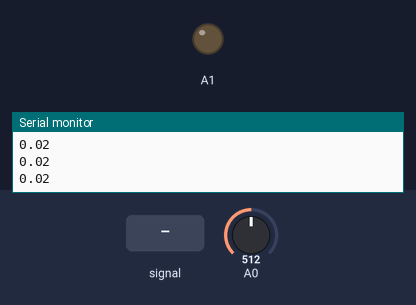
Recording of a sketch running on a simulated Arduino Uno, built with avr-gcc and run on an emulated ATmega328P. Shown: output pins drawn as LEDs (lit = HIGH), the last lines printed to the serial monitor. Inputs (shaded band) come from the test bench; at power-on: A0 = 512.

Above: at 1.2 s.
1.3 s: A0 fed a 2 Hz sine of ±306 counts around its level
At 4.0 s:
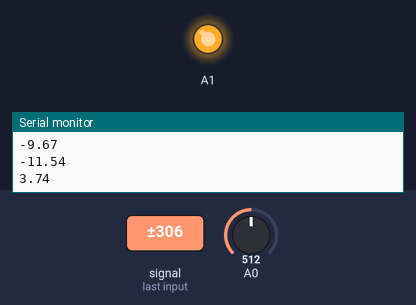
4.3 s: A0 set to 523
5.8 s: A0 set to 511
At 6.5 s:
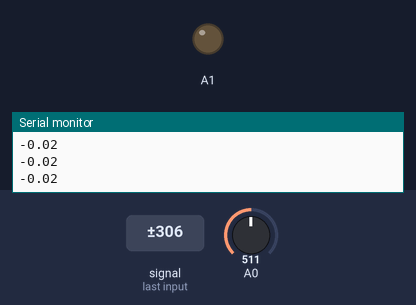
Timing chart, 0 to 8.8 s (numbered marks = the images above; inputs shaded):
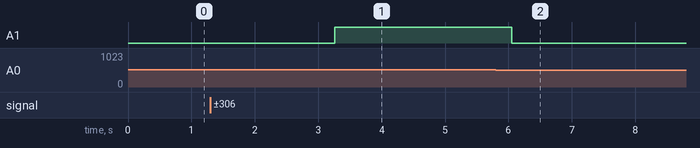

Measured:
- after the input at 1.3 s, A1: LOW → HIGH after 2.0 s
- after the input at 4.3 s, every drawn part: stays the same
- after the input at 5.8 s, A1: HIGH → LOW after 0.26 s

The sketch:

sketch_may11a.ino
```cpp
// Sensibilidad del sensor en V/A
//float SENSIBILITY = 0.185;   // Modelo 5A
float SENSIBILITY = 0.100; // Modelo 20A
//float SENSIBILITY = 0.066; // Modelo 30A

int SAMPLESNUMBER = 500;

void setup()
{
   Serial.begin(9600);
   pinMode(A0,INPUT);
   pinMode(A1,OUTPUT);
}

void printMeasure(String prefix, float value, String postfix)
{
   Serial.print(prefix);
   Serial.print(value, 3);
   Serial.println(postfix);
}

void loop()
{
   float current = getCorriente(SAMPLESNUMBER);
   float currentRMS = 0.707 * current;
   //float power = 127.0 * currentRMS;

   //printMeasure("Intensidad: ", current, "A");
   Serial.println(current);
  // Serial.print(" ");
   //Serial.println(currentRMS);
   //printMeasure("///////////////////////////////////////////Irms: ", currentRMS, "A");
   //printMeasure("Potencia: ", power, "W");


  if(current >= 0.1)
  {
    delay(1500);
    current = getCorriente(SAMPLESNUMBER);
    while(current >= 0.08)
    {
      current = getCorriente(SAMPLESNUMBER);
      if(current > 0.3)
      {
        digitalWrite(A1,HIGH);
        delay(2500);
      }
    }


  }
  else
  {
    digitalWrite(A1,LOW);
  }

   delay(1);
}

float getCorriente(int samplesNumber)
{
   float voltage;
   float corrienteSum = 0;
   for (int i = 0; i < samplesNumber; i++)
   {
      voltage = analogRead(A0) * 5.0 / 1023.0;
      corrienteSum += (voltage - 2.5) / SENSIBILITY;
   }
   return(corrienteSum / samplesNumber);
}
```
